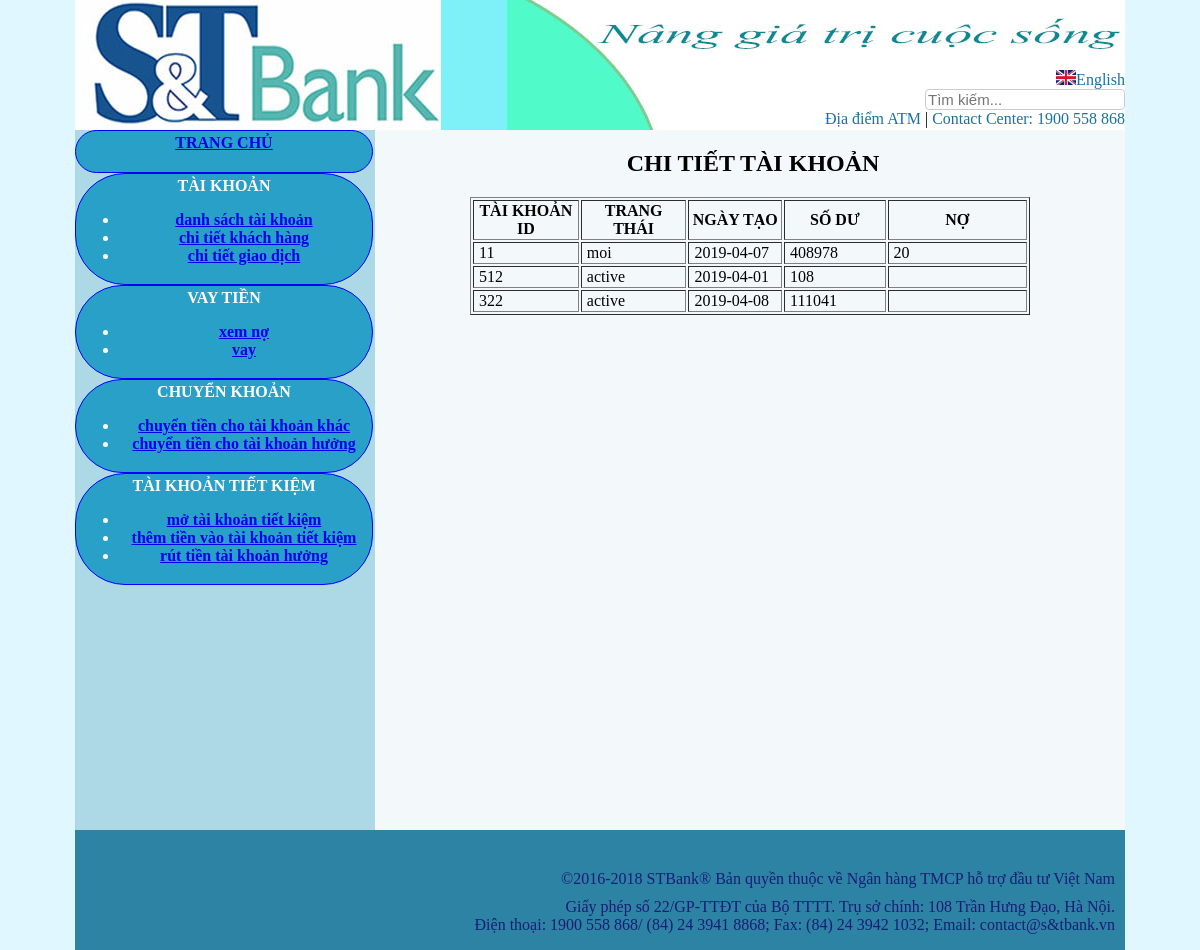
The page /acctrangchu.php?ts=dstk on the database as committed earlier.
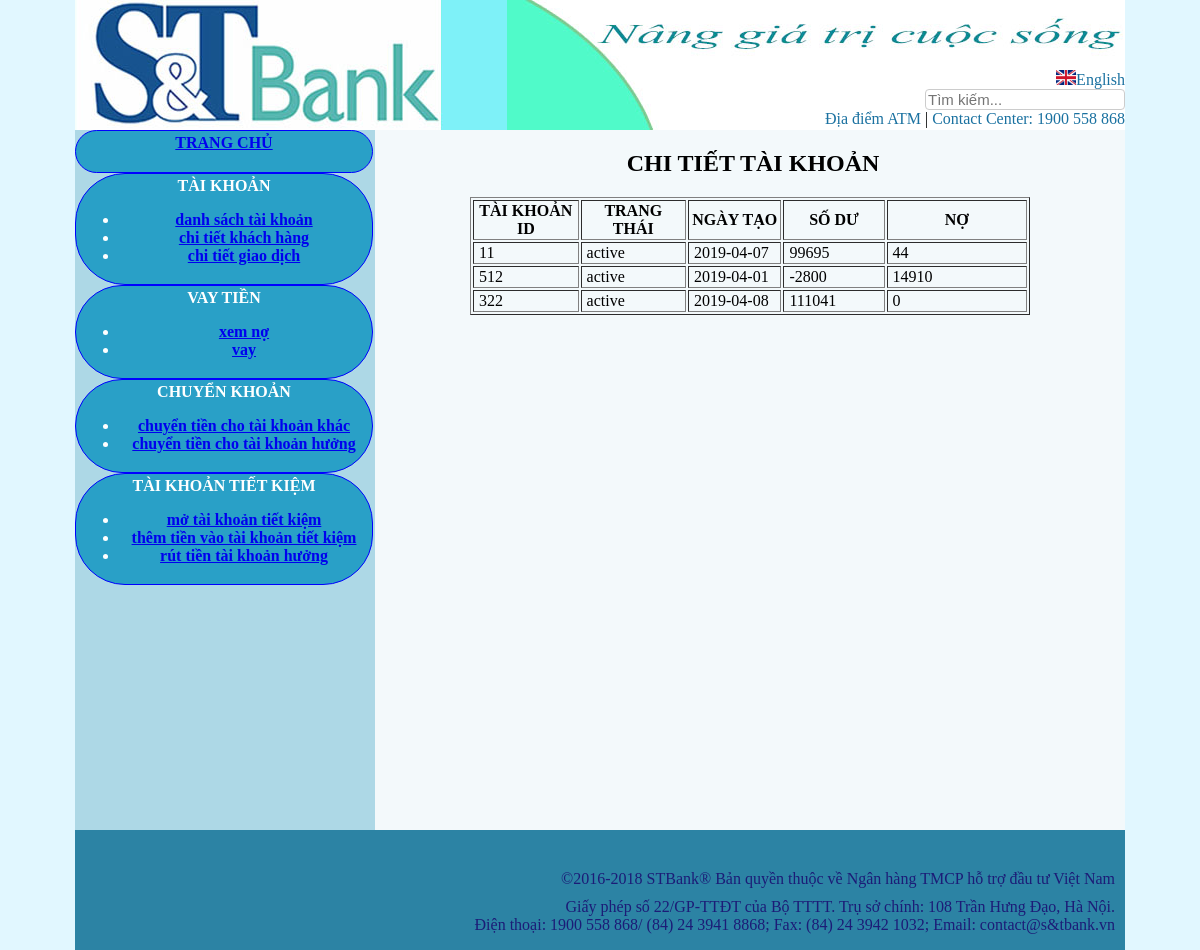
The same page on the database as committed later.
### tables this page shows
CREATE TABLE `taikhoan` (
  `id_taikhoan` int(25) NOT NULL,
  `taikhoanid` varchar(25) NOT NULL,
  `khachhangid` varchar(25) NOT NULL,
  `trangthai` varchar(25) NOT NULL,
  `ngaytao` date NOT NULL,
  `sodu` double NOT NULL,
  `no` double DEFAULT NULL
);

### DBconnect.php (called while the page is built, shortened)
<?php
class control {
	private $con ;
	public function setCon ($conn){
		$this->con = $conn ;
	}
	function control ($conn){
		$this->con = $conn ;
	}
	public function query ($que){
		 $conn = $this->con ;
		return mysqli_query($conn,$que) ;
	}
	public function fetch_arr($que){
		return mysqli_fetch_assoc($que);
	}
}
$hostname = 'localhost:3306';
$username = 'root';
$password = '';
$dbname = "test";
$conn = mysqli_connect($hostname, $username, $password,$dbname);
        mysqli_set_charset($conn, 'UTF8');
 $control = new control($conn);
?>

### danhsachtaikhoan.php (the view)
<?php require("DBconnect.php") ;?>
	<?php
	    $sql = "SELECT * FROM taikhoan where khachhangid='11'";
		$results = $control->query($sql);
	?>
<div align="center" >
     		 <h2>&nbsp;CHI TIẾT TÀI KHOẢN</h2>
     		 <table width="560" border="1"  align="center">
     		   <tr >
     		     <th  width="105" scope="col">TÀI KHOẢN ID</th>
                 <th width="105" scope="col">TRANG THÁI</th>
                 <th width="93" scope="col">NGÀY TẠO</th>
                 <th width="101" scope="col">SỐ DƯ</th>
                 <th width="144" scope="col">NỢ</th>
      </tr>
				<?php
				 while($taikhoan = $control->fetch_arr($results)){
					 echo "
                   <tr>
                    <td>&nbsp;$taikhoan[taikhoanid]</td>
                    <td>&nbsp;$taikhoan[trangthai]</td>
                    <td>&nbsp;$taikhoan[ngaytao]</td>
                    <td>&nbsp;$taikhoan[sodu]</td>
                    <td>&nbsp;$taikhoan[no]</td>
                  </tr>";
	  }
				 ?>
   		   </table>
	</div>

### acctrangchu.php (shortened to what this page needs)
<!doctype html>
<html>
<head>
	<link rel="stylesheet" type="text/css" href="index.css">
</head>
<body bgcolor="lightblue" >
	<div id="khung" >
	<?php require("Header.php") ;?>
	 <?php require ("accmenu.php") ;?>
	 <?php if (isset($_GET['ts']))
				  switch($_GET['ts'])
				  {
					  case "dstk" : require("danhsachtaikhoan.php");
						  break ;
				  }
		 else require("soluottaikhoan.php");
		?>
 <?php require("Footer.php") ;?>
	</div>
</body>
</html>

### Header.php
<div id="header">
			<div>
				<a href=""><img src="hinh/english.jpg" width="20px" height="15px">English</a>
				<form>
					<input type="text" name="search" placeholder="Tìm kiếm...">
				</form>
				<a href="">Địa điểm ATM</a>&nbsp|&nbsp<a href="">Contact Center: 1900 558 868</a>
			</div>
		</div>

### accmenu.php
<div  style = "min-height: 700px ;width: 300px;background-color: lightblue ; left: 0px ;float:  left;">
		 <div class="account11"> <a href="acctrangchu.php"><b>TRANG CHỦ</b></a></div>
	    <div class = "account11">
			<b> TÀI KHOẢN</b>
			<ul>
			<li><a href="acctrangchu.php?ts=dstk"> danh sách tài khoản </li>
			<li> <a href="acctrangchu.php?ts=ctkh">chi tiết khách hàng</a></li>
			<li><a href="acctrangchu.php?ts=ctgd">chi tiết giao dịch</a> </li>
			</ul>
	   </div>
		<div class = "account11"><b> VAY TIỀN</b>
	       <ul>
			<li> <a href="acctrangchu.php?ts=xn">xem nợ</a></li>
			<li><a href="acctrangchu.php?ts=vt">vay</a> </li>
			</ul>
	</div>
		<div class = "account11"><b> CHUYỂN KHOẢN</b>
	      <ul>
			<li> <a href="acctrangchu.php?ts=ct1">chuyển tiền cho tài khoản khác</a></li>
			<li><a href="acctrangchu.php?ts=ct2">chuyển tiền cho tài khoản hưởng</a> </li>
			</ul>
	</div>
		<div class = "account11"><b> TÀI KHOẢN TIẾT KIỆM</b>
	         <ul>
			<li> <a href="motaikhoantietkiem.php">mở tài khoản tiết kiệm</a></li>
			<li><a href="acctrangchu.php?ts=tk2">thêm tiền vào tài khoản tiết kiệm</a> </li>
			<li><a href="acctrangchu.php?ts=tk3">rút tiền tài khoản hưởng </a> </li>
			</ul>
	</div>
	</div>

### Footer.php
<div id="bottom">
			<div id="bottom1">&copy;2016-2018 STBank&reg; Bản quyền thuộc về Ngân hàng TMCP hỗ trợ đầu tư Việt Nam</div>
			<div>Giấy phép số 22/GP-TTĐT của Bộ TTTT. Trụ sở chính: 108 Trần Hưng Đạo, Hà Nội.<br>Điện thoại: 1900 558 868/ (84) 24 3941 8868; Fax: (84) 24 3942 1032; Email: contact@s&tbank.vn</div>
		</div>

### index.css (style rules this page uses)
body { background-color: #e1f7ff; margin-top: 0px; margin-bottom: 0px; }
#khung { width: 1050px; margin: auto; background-color: #f3f9fb; }
#header { height: 130px; background-image: url("hinh/st_logo.jpg"); text-align: right; }
#header div { padding-top: 70px; }
#header a { text-decoration: none; color: #1a71a0; }
#header input[type=text] { width: 200px; box-sizing: border-box; border: 1px solid #ccc; border-radius: 4px; font-size: 15px; background-color: white; }
#bottom { height: 80px; clear: left; background-color: #006992d1; text-align: right; padding-top: 40px; padding-right: 10px; color: #1c1c77; }
#bottom1 { margin-bottom: 10px; }
.account11 { border: solid; border-color: blue; border-width: 1px; background-color: #29a0c7; padding: 3px; text-align: center; font-weight: bolder; border-radius: 50px; color: white; width: 290px; min-height: 35px; word-wrap: break-word; }

### acctrangchu.php (style rules this page uses)
.account11 { border: solid; border-color: blue; border-width: 1px; background-color: #29a0c7; padding: 3px; text-align: center; font-weight: bolder; border-radius: 50px; color: white; width: 290px; min-height: 35px; word-wrap: break-word; }

Rows that differ between the two databases and show on the page:
changed taikhoan (number 1 of 3 on the later page): trangthai "moi" → "active"; sodu "408978" → "99695"; no "20" → "44"
changed taikhoan (number 2 of 3 on the later page): sodu "108" → "-2800"; no (not shown) → "14910"
changed taikhoan (number 3 of 3 on the later page): no (not shown) → "0"
